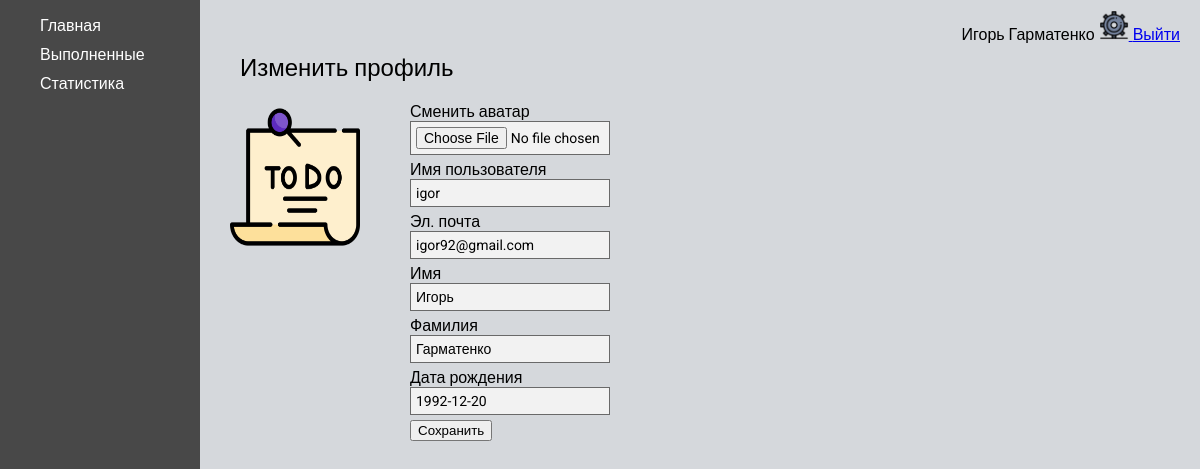
/user_settings/ (signed in), run on the app's committed database.
### ToDo/models.py (models this page shows)
class CustomUser(AbstractUser):
    avatar = models.ImageField(
        blank=True,
        verbose_name='Avatar',
        upload_to=f'images/',
        default='../static/ToDo/images/default.png'
    )
    date_of_birth = models.DateField(blank=True, null=True)

### ToDo/views.py (the view)
# urls.py: path('user_settings/', get_user_edit, name='user_settings'),
def get_user_edit(request):
    if request.POST:
        user_edit_form = CustomUserEditForm(request.POST, request.FILES, instance=request.user)
        if user_edit_form.is_valid():
            user_edit_form.save()
            return redirect('user_settings')
    else:
        user_edit_form = CustomUserEditForm(instance=request.user)
    return render(request, 'ToDo/user_settings.html', {'user_edit_form': user_edit_form, 'menu': home_menu})

### ToDo/forms.py
class CustomUserEditForm(forms.ModelForm):
    avatar = forms.ImageField(required=False,
                              label='Сменить аватар',
                              widget=forms.FileInput(attrs={
                                  'class': 'user_settings__input'
                              }))
    username = forms.CharField(label='Имя пользователя', widget=forms.TextInput(attrs={'class': 'user_settings__input'}))
    email = forms.EmailField(label='Эл. почта', widget=forms.EmailInput(attrs={'class': 'user_settings__input'}))
    first_name = forms.CharField(label='Имя', widget=forms.TextInput(attrs={'class': 'user_settings__input'}))
    last_name = forms.CharField(label='Фамилия', widget=forms.TextInput(attrs={'class': 'user_settings__input'}))
    date_of_birth = forms.DateField(label='Дата рождения', widget=forms.DateInput(attrs={'class': 'user_settings__input'}))
    class Meta:
        model = CustomUser
        fields = ('avatar', 'username', 'email', 'first_name', 'last_name', 'date_of_birth')

### ToDo/templates/ToDo/user_settings.html (shortened to what this page needs)
{% extends 'ToDo/home_base.html' %}
{% block rightbar %}
    <div class="user_settings__title">Изменить профиль</div>
    <div class="user_settings__wrap">
        <div class="user_settings__avatar">
            <img src="{{ user.avatar.url }}" alt="avatar">
        </div>
        <div class="user_settings__data">
            <form method="post" enctype="multipart/form-data">
                {% for field in user_edit_form %}
                    <div>{{ field.label }}</div>
                    <div>{{ field }}</div>
                {% endfor%}
                <input type="submit" class="fadeIn fourth" value="Сохранить">
            </form>
        </div>
    </div>
{% endblock %}

### ToDo/templates/ToDo/home_base.html (shortened to what this page needs)
{% extends 'ToDo/base.html' %}
{% load static %}
{% block content %}
    <div class="main">
        <div  class="leftbar">
            <ul class="home_menu">
                {% for key, item in menu.items %}
                    <li class="home_menu__item"><a href="{% url key %}">{{ item }}</a></li>
                {% endfor %}
            </ul>
        </div>
        <div  class="rightbar">
            <div class="home_nav">
                <div class="home_info">
                        {% if request.user.is_authenticated %}
                        <span>{{ user.first_name }} {{ user.last_name }}</span>
                        <a href="{% url 'user_settings' %}">
                            <img class="settings__icon" src="{% static 'ToDo/images/settings.png' %}" alt="settings">
                        </a>
                        <a href="{% url 'logout' %}">Выйти</a>
                    {% endif %}
                </div>
            </div>
            {% block rightbar %}
            {% endblock %}
        </div>
    </div>
{% endblock %}

### ToDo/static/ToDo/css/style.css (style rules this page uses)
html { font-family: 'Roboto', sans-serif; }
body { margin: 0; }
.main { display: flex; }
.leftbar { width: 15%; min-width: 200px; background-color: #484848; display: flex; flex-direction: column; min-height: 100vh; }
.rightbar { width: 85%; background-color: #D5D8DC; min-height: 100vh; }
.settings__icon { width: 30px; height: 30px; }
.user_settings__title { display: block; margin-left: 40px; font-size: 24px; }
.home_menu { display: flex; flex-direction: column; align-items: flex-start; }
.home_menu__item { list-style-type: none; margin-bottom: 10px; }
.home_menu__item a { text-decoration: none; color: white; list-style-type: none; }
.home_nav { display: flex; justify-content: space-between; padding: 10px 20px; }
.user_settings__wrap { display: flex; padding: 20px 30px 20px 30px; }
.user_settings__avatar { display: block; }
.user_settings__avatar img { height: 150px; width: 130px; }
.user_settings__data { display: block; margin-left: 50px; }
.user_settings__input { font-family: "Roboto", sans-serif; outline: 0; background: #f2f2f2; width: 200px; margin: 0 0 5px; padding: 5px; box-sizing: border-box; font-size: 14px;border: 1px solid dimgrey; }

### data on the page
CustomUser: first_name "Игорь", last_name "Гарматенко", avatar (picture), user_edit_form "igor" "igor92@gmail.com" "Игорь" "Гарматенко" "1992-12-20"

### other printed values
{{ item }} "Главная" "Выполненные" "Статистика"
{{ field.label }} "Сменить аватар" "Имя пользователя" "Эл. почта" "Имя" "Фамилия" "Дата рождения"
